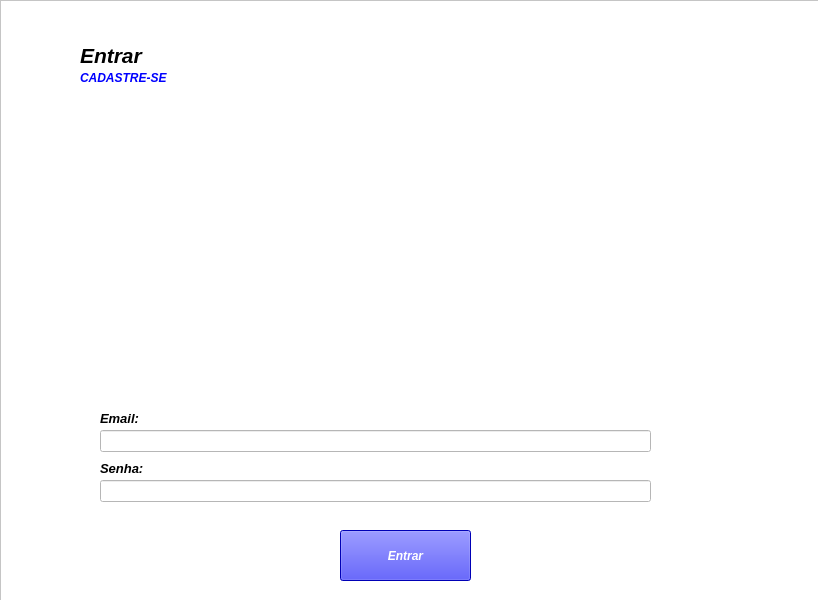
<?xml version="1.0" encoding="UTF-8"?>
<ui version="4.0">
 <class>Tela_Login</class>
 <widget class="QMainWindow" name="Tela_Login">
  <property name="geometry">
   <rect>
    <x>0</x>
    <y>0</y>
    <width>818</width>
    <height>600</height>
   </rect>
  </property>
  <property name="windowTitle">
   <string>MainWindow</string>
  </property>
  <widget class="QWidget" name="centralwidget">
   <widget class="QFrame" name="frame">
    <property name="geometry">
     <rect>
      <x>0</x>
      <y>0</y>
      <width>821</width>
      <height>611</height>
     </rect>
    </property>
    <property name="styleSheet">
     <string notr="true">background-color: rgb(255, 255, 255);</string>
    </property>
    <property name="frameShape">
     <enum>QFrame::Shape::StyledPanel</enum>
    </property>
    <property name="frameShadow">
     <enum>QFrame::Shadow::Raised</enum>
    </property>
    <widget class="QLabel" name="txt_Entrar">
     <property name="geometry">
      <rect>
       <x>80</x>
       <y>40</y>
       <width>161</width>
       <height>31</height>
      </rect>
     </property>
     <property name="font">
      <font>
       <pointsize>16</pointsize>
       <italic>true</italic>
       <bold>true</bold>
      </font>
     </property>
     <property name="text">
      <string>Entrar</string>
     </property>
    </widget>
    <widget class="QLabel" name="link_cadastrar">
     <property name="geometry">
      <rect>
       <x>80</x>
       <y>70</y>
       <width>121</width>
       <height>16</height>
      </rect>
     </property>
     <property name="font">
      <font>
       <pointsize>9</pointsize>
       <italic>true</italic>
       <bold>true</bold>
      </font>
     </property>
     <property name="styleSheet">
      <string notr="true">color: rgb(0, 0, 255);</string>
     </property>
     <property name="text">
      <string>CADASTRE-SE</string>
     </property>
    </widget>
    <widget class="QLabel" name="txt_email">
     <property name="geometry">
      <rect>
       <x>100</x>
       <y>410</y>
       <width>121</width>
       <height>16</height>
      </rect>
     </property>
     <property name="font">
      <font>
       <pointsize>10</pointsize>
       <italic>true</italic>
       <bold>true</bold>
      </font>
     </property>
     <property name="text">
      <string>Email:</string>
     </property>
    </widget>
    <widget class="QLineEdit" name="line_email">
     <property name="geometry">
      <rect>
       <x>100</x>
       <y>430</y>
       <width>551</width>
       <height>22</height>
      </rect>
     </property>
    </widget>
    <widget class="QLabel" name="txt_senha">
     <property name="geometry">
      <rect>
       <x>100</x>
       <y>460</y>
       <width>121</width>
       <height>16</height>
      </rect>
     </property>
     <property name="font">
      <font>
       <pointsize>10</pointsize>
       <italic>true</italic>
       <bold>true</bold>
      </font>
     </property>
     <property name="text">
      <string>Senha:</string>
     </property>
    </widget>
    <widget class="QLineEdit" name="line_senha">
     <property name="geometry">
      <rect>
       <x>100</x>
       <y>480</y>
       <width>551</width>
       <height>22</height>
      </rect>
     </property>
    </widget>
    <widget class="QPushButton" name="pushButton_Entrar">
     <property name="geometry">
      <rect>
       <x>340</x>
       <y>530</y>
       <width>131</width>
       <height>51</height>
      </rect>
     </property>
     <property name="font">
      <font>
       <italic>true</italic>
       <bold>true</bold>
      </font>
     </property>
     <property name="styleSheet">
      <string notr="true">color: rgb(255, 255, 255);
background-color: rgb(0, 0, 255);</string>
     </property>
     <property name="text">
      <string>Entrar</string>
     </property>
    </widget>
    <widget class="QLabel" name="link_cadastrar_2">
     <property name="geometry">
      <rect>
       <x>560</x>
       <y>510</y>
       <width>121</width>
       <height>16</height>
      </rect>
     </property>
     <property name="font">
      <font>
       <pointsize>9</pointsize>
       <italic>true</italic>
       <bold>true</bold>
      </font>
     </property>
     <property name="styleSheet">
      <string notr="true">color: rgb(0, 0, 255);</string>
     </property>
     <property name="text">
      <string/>
     </property>
    </widget>
   </widget>
  </widget>
 </widget>
 <resources/>
 <connections/>
</ui>
